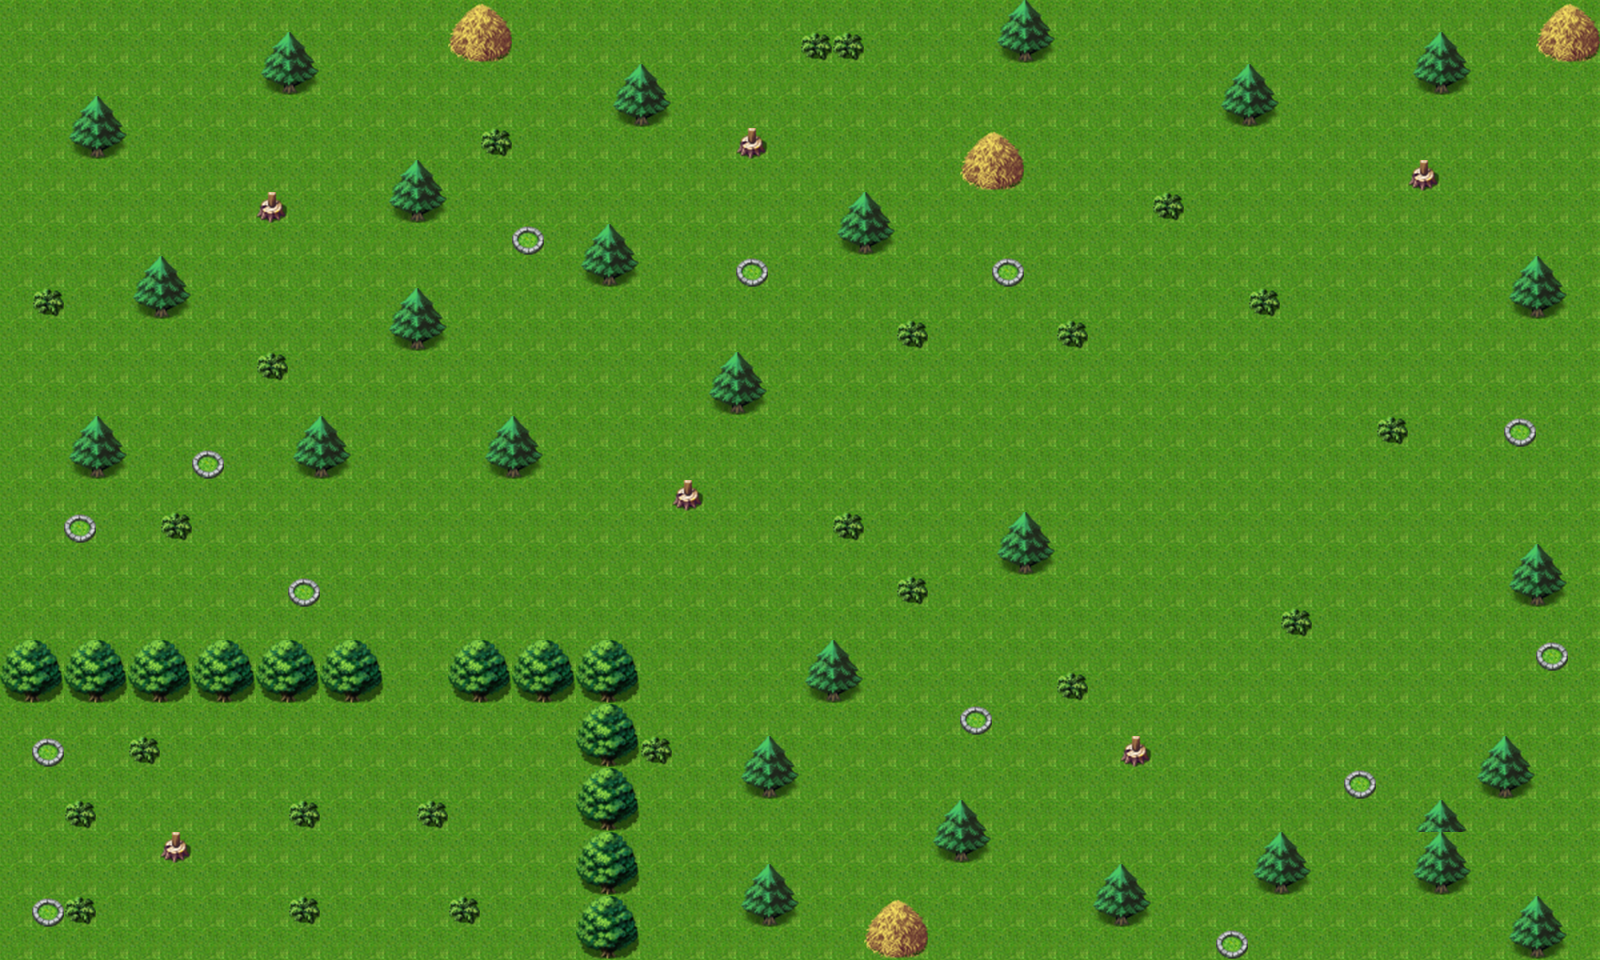

Tiled map render using the project's own tile images. Description and the map definition, with tile-layer contents summarised, below:
An orthogonal 50x30 tile map with 32x32 px tiles, 2 tile layers (Collision, Tile Layer 1), 4 tilesets.

<map version="1.0" orientation="orthogonal" width="50" height="30" tilewidth="32" tileheight="32">
 <tileset firstgid="1" name="copyLevelOne" tilewidth="32" tileheight="32">
  <image source="copyLevelOne.png" width="1600" height="960" />
 </tileset>
 <tileset firstgid="1501" name="greenTile" tilewidth="32" tileheight="32">
  <properties>
   <property name="passable" value="1" />
  </properties>
  <image source="../basicMap/greenTile.jpg" width="400" height="400" />
 </tileset>
 <tileset firstgid="1645" name="blueTile" tilewidth="32" tileheight="32">
  <properties>
   <property name="passable" value="1" />
   <property name="triggered" value="1" />
  </properties>
  <image source="../basicMap/blueTile.jpg" width="400" height="400" />
 </tileset>
 <tileset firstgid="1789" name="redTile" tilewidth="32" tileheight="32">
  <properties>
   <property name="passable" value="0" />
  </properties>
  <image source="../basicMap/redTile.jpg" width="400" height="400" />
 </tileset>
 <layer name="Collision" width="50" height="30">
  <data>[1500 cells, 1500 non-empty, 3 distinct tile ids]</data>
 </layer>
 <layer name="Tile Layer 1" width="50" height="30">
  <data>[1500 cells, 1500 non-empty, 17 distinct tile ids]</data>
 </layer>
</map>